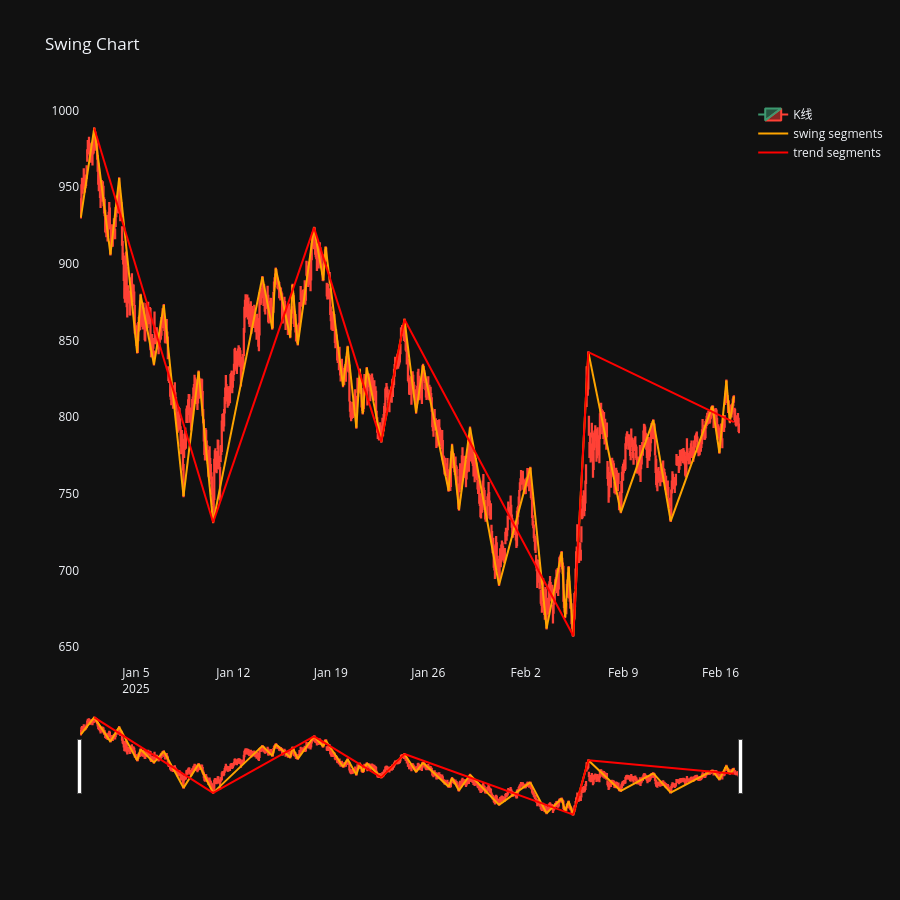

The cell this chart's notebook holds for it:
### Code cell
# 画图
import polars as pl
import pandas as pd
import plotly.graph_objects as go
from plotly.subplots import make_subplots
from pulao.constant import *

# sbar_manager = SBarManager()
# cbar_manager = CBarManager(sbar_manager=sbar_manager)
# swing_manager = SwingManager(cbar_manager=cbar_manager)
# trend_manager = TrendManager(swing_manager=cbar_manager)
# cbar_manager.read_parquet()
# swing_manager.read_parquet()
# trend_manager.read_parquet()
#
# region . Plotly - Cbar
#
df_cbar = cbar_manager.df_cbar.to_pandas()
df_cbar["datetime"] = pd.date_range("2025-01-01", periods=df_cbar.shape[0], freq="h")
df_cbar["open_price"] = df_cbar["high_price"]
df_cbar["close_price"] = df_cbar["low_price"]
if "index" in df_cbar.columns:
    del df_cbar["index"]

df_cbar.insert(0, "index", range(len(df_cbar)))

# region 构建波段数据
df_swing = swing_manager.df_swing.to_pandas()
df_swing["start_datetime"] = pd.Series(dtype="datetime64[ns]")
df_swing["end_datetime"] = pd.Series(dtype="datetime64[ns]")
if "index" in df_swing.columns:
    del df_swing["index"]
df_swing.insert(0, "index", range(len(df_swing)))

for i, row in enumerate(df_swing.itertuples()):
    df = df_cbar[
        (df_cbar["id"] >= row.cbar_start_id) & (df_cbar["id"] <= row.cbar_end_id)
    ]
    start_datetime = df.iloc[0]["datetime"]
    end_datetime = df.iloc[-1]["datetime"]
    df_swing.at[i, "start_datetime"] = start_datetime
    df_swing.at[i, "end_datetime"] = end_datetime

xs_swing = []
ys_swing = []
texts_swing = []
text_positions_swing = []
for i, row in enumerate(df_swing.itertuples()):
    xs_swing += [row.start_datetime, row.end_datetime, None]
    print("df_swing - "+str(i),row)
    start_index = df_cbar[(df_cbar["id"] == row.cbar_start_id)]["index"].iloc[0]
    end_index = df_cbar[(df_cbar["id"] == row.cbar_end_id)]["index"].iloc[0]
    if row.direction == Direction.UP:
        start_price = df_cbar[(df_cbar["id"] == row.cbar_start_id)]["low_price"].iloc[0]
        end_price = df_cbar[(df_cbar["id"] == row.cbar_end_id)]["high_price"].iloc[0]
        text_positions_swing += ["bottom center", "top center", "middle center"]
    else:
        start_price = df_cbar[(df_cbar["id"] == row.cbar_start_id)]["high_price"].iloc[
            0
        ]
        end_price = df_cbar[(df_cbar["id"] == row.cbar_end_id)]["low_price"].iloc[0]
        text_positions_swing += ["top center", "bottom center", "middle center"]
    ys_swing += [start_price, end_price, None]
    texts_swing += [start_index, end_index, None]
# endregion

# region 构建趋势数据
df_trend = trend_manager.df_trend.to_pandas()
df_trend["start_datetime"] = pd.Series(dtype="datetime64[ns]")
df_trend["end_datetime"] = pd.Series(dtype="datetime64[ns]")
df_trend.insert(0, "index", range(len(df_trend)))

for i, row in enumerate(df_trend.itertuples()):
    print("df_trend[datatime] - "+ str(i), row)
    df = df_swing[
        (df_swing["id"] >= row.swing_start_id) & (df_swing["id"] <= row.swing_end_id)
    ]
    start_datetime = df.iloc[0]["start_datetime"]
    end_datetime = df.iloc[-1]["end_datetime"]
    df_trend.at[i, "start_datetime"] = start_datetime
    df_trend.at[i, "end_datetime"] = end_datetime

xs_trend = []
ys_trend = []
texts_trend = []
text_positions_trend = []
for i, row in enumerate(df_trend.itertuples()):
    xs_trend += [row.start_datetime, row.end_datetime, None]
    print("df_trend[marker] - "+ str(i), row)
    start_index = df_swing[(df_swing["id"] == row.swing_start_id)]["index"].iloc[0]
    end_index = df_swing[(df_swing["id"] == row.swing_end_id)]["index"].iloc[0]
    if row.direction == Direction.UP:
        start_price = df_swing[(df_swing["id"] == row.swing_start_id)]["low_price"].iloc[0]
        end_price = df_swing[(df_swing["id"] == row.swing_end_id)]["high_price"].iloc[0]
        text_positions_trend += ["bottom center", "top center", "middle center"]
    else:
        start_price = df_swing[(df_swing["id"] == row.swing_start_id)]["high_price"].iloc[
            0
        ]
        end_price = df_swing[(df_swing["id"] == row.swing_end_id)]["low_price"].iloc[0]
        text_positions_trend += ["top center", "bottom center", "middle center"]
    ys_trend += [start_price, end_price, None]
    texts_trend += [start_index, end_index, None]
#endregion

# region fig
fig = make_subplots(rows=1, cols=1)
fig.add_trace(
    go.Candlestick(
        x=df_cbar["datetime"],
        open=df_cbar["open_price"],
        high=df_cbar["high_price"],
        low=df_cbar["low_price"],
        close=df_cbar["close_price"],
        name="K线",
    ),
    row=1,
    col=1,
)
#
# df_fractal_bottom = df_cbar[(df_cbar["fractal_type"] == FractalType.BOTTOM)]
#
# fig.add_trace(
#     go.Scatter(
#         x=df_fractal_bottom["datetime"],
#         y=df_fractal_bottom["low_price"] * 0.995,  # 放在K线最低价下方一点，不遮挡蜡烛
#         mode="markers+text",
#         name="swing point low",
#         marker=dict(
#             symbol="triangle-up",
#             size=14,
#             color="#1E90FF",
#         ),
#         text=df_fractal_bottom["index"],  # ← 添加序号
#         textposition="bottom center",  # ← 文字位置
#         textfont=dict(size=10, color="white"),
#         hovertemplate="<b>波段低点</b><br>"
#         + "时间: %{x}<br>"
#         + "价格: %{y:.2f}<br>"
#         + "<extra></extra>",
#     ),
#     row=1,
#     col=1,
# )
#
#
# df_fractal_top = df_cbar[(df_cbar["fractal_type"] == FractalType.TOP)]
#
# fig.add_trace(
#     go.Scatter(
#         x=df_fractal_top["datetime"],
#         y=df_fractal_top["high_price"] * 1.005,  # 放在K线最高价上方一点
#         mode="markers+text",
#         name="swing point high",
#         marker=dict(
#             symbol="triangle-down",
#             size=14,
#             color="#FF4500",
#         ),
#         text=df_fractal_top["index"],  # ← 添加序号
#         textposition="top center",  # ← 文字位置
#         textfont=dict(size=10, color="white"),
#         hovertemplate="<b>波段高点</b><br>"
#         + "时间: %{x}<br>"
#         + "价格: %{y:.2f}<br>"
#         + "<extra></extra>",
#     ),
#     row=1,
#     col=1,
# )

fig.add_trace(
    go.Scatter(
        x=xs_swing,
        y=ys_swing,
        name="swing segments",
        mode="lines",  # lines+text 支持显示文字
        line=dict(width=2, color="orange"),
        text=texts_swing,
        textposition=text_positions_swing,  # 文字位置
    )
)

fig.add_trace(
    go.Scatter(
        x=xs_trend,
        y=ys_trend,
        name="trend segments",
        mode="lines",  # lines+text 支持显示文字
        line=dict(width=2, color="red"),
        text=texts_trend,
        textposition=text_positions_trend,  # 文字位置
    )
)

title = "Swing Chart"
fig.update_layout(
    title=title,
    height=900,
    hovermode="x unified",  # X轴悬停联动虚线
)

fig.update_xaxes(
    showgrid=False,
)

fig.update_yaxes(
    showgrid=False,
)

fig.show()
# endregion

# endregion

### Figure 1 — Plotly figure (JSON) as saved in the notebook; plotly's stock layout.template omitted (floating-point values rounded to 4 significant figures; data arrays with more than 128 entries replaced by an {"elided": "..."} marker saying what was removed)
{"data": [{"close": {"elided": "1138 float values"}, "high": {"elided": "1138 float values"}, "low": {"elided": "1138 float values"}, "name": "K线", "open": {"elided": "1138 float values"}, "x": {"elided": "1138 str values"}, "type": "candlestick", "xaxis": "x", "yaxis": "y"}, {"line": {"color": "orange", "width": 2}, "mode": "lines", "name": "swing segments", "text": {"elided": "147 str values"}, "textposition": {"elided": "147 str values"}, "x": {"elided": "147 str values"}, "y": {"elided": "147 float values"}, "type": "scatter"}, {"line": {"color": "red", "width": 2}, "mode": "lines", "name": "trend segments", "text": ["1", "9", null, "10", "16", null, "17", "25", null, "26", "26", null, "27", "39", null, "40", "40", null, "41", "48", null], "textposition": ["top center", "bottom center", "middle center", "bottom center", "top center", "middle center", "top center", "bottom center", "middle center", "bottom center", "top center", "middle center", "top center", "bottom center", "middle center", "bottom center", "top center", "middle center", "top center", "bottom center", "middle center"], "x": ["2025-01-02T00:00:00", "2025-01-10T13:00:00", null, "2025-01-10T13:00:00", "2025-01-17T19:00:00", null, "2025-01-17T19:00:00", "2025-01-22T15:00:00", null, "2025-01-22T15:00:00", "2025-01-24T07:00:00", null, "2025-01-24T07:00:00", "2025-02-05T10:00:00", null, "2025-02-05T10:00:00", "2025-02-06T12:00:00", null, "2025-02-06T12:00:00", "2025-02-16T23:00:00", null], "y": [988.5, 731.4, null, 731.4, 923.7, null, 923.7, 784.1, null, 784.1, 863.7, null, 863.7, 657.4, null, 657.4, 842.4, null, 842.4, 796.8, null], "type": "scatter"}], "layout": {"xaxis": {"anchor": "y", "domain": [0.0, 1.0], "showgrid": false}, "yaxis": {"anchor": "x", "domain": [0.0, 1.0], "showgrid": false}, "title": {"text": "Swing Chart"}, "height": 900, "hovermode": "x unified"}}
